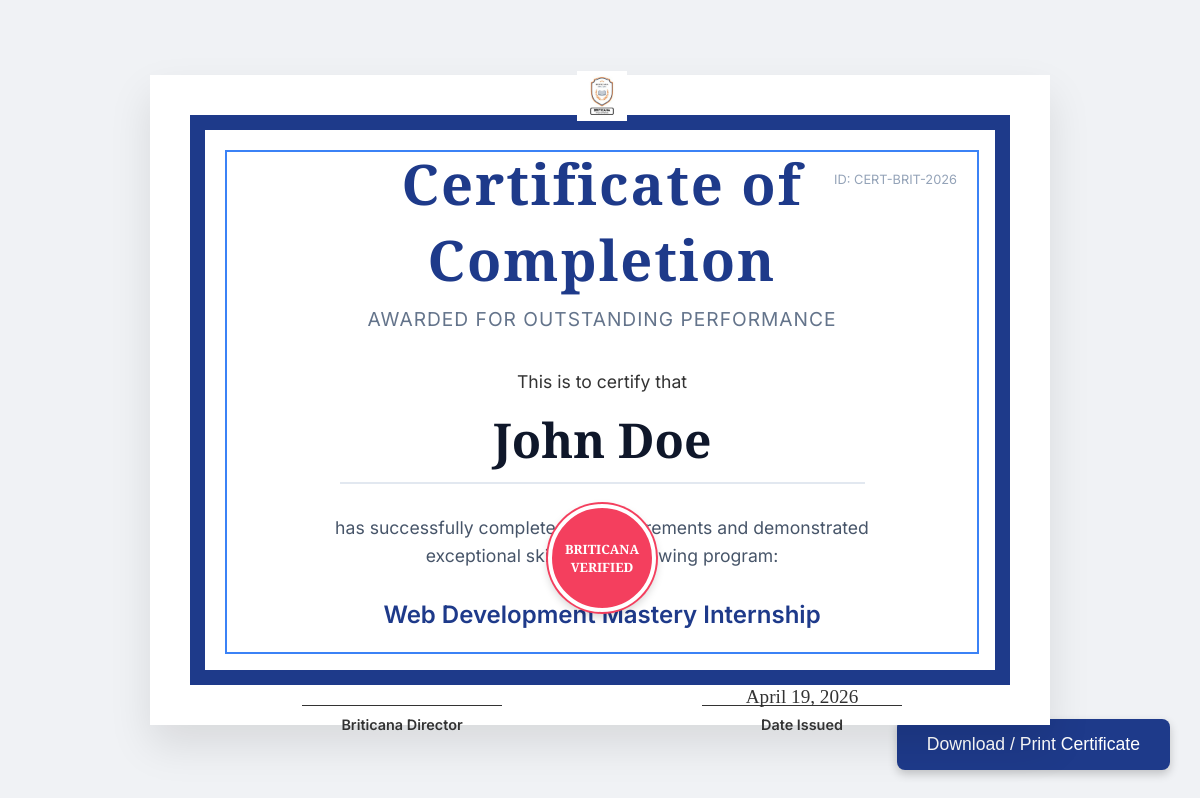
The app's page /certificate/CERT-BRIT-2026 with its own data.
### models.py (models this page shows)
class Certificate(db.Model):
    id = db.Column(db.Integer, primary_key=True)
    cert_code = db.Column(db.String(50), unique=True, nullable=False)
    user_id = db.Column(db.Integer, db.ForeignKey('user.id'), nullable=False)
    product_id = db.Column(db.Integer, db.ForeignKey('product.id'), nullable=False)
    created_at = db.Column(db.DateTime, default=datetime.utcnow)
    product = db.relationship('Product')

class SiteContent(db.Model):
    key = db.Column(db.String(100), primary_key=True)
    value = db.Column(db.Text, nullable=False, default='')
    updated_at = db.Column(db.DateTime, default=datetime.utcnow, onupdate=datetime.utcnow)

class User(db.Model):
    id = db.Column(db.Integer, primary_key=True)
    unique_code = db.Column(db.String(50), unique=True, nullable=False)
    name = db.Column(db.String(100), nullable=True)
    category = db.Column(db.String(50), nullable=True)
    email = db.Column(db.String(120), nullable=True)
    phone = db.Column(db.String(20), nullable=True)
    photo_url = db.Column(db.String(200), nullable=True)
    created_at = db.Column(db.DateTime, default=datetime.utcnow)
    purchases = db.relationship('Purchase', backref='user', lazy=True)
    submissions = db.relationship('Submission', backref='user', lazy=True)
    certificates = db.relationship('Certificate', backref='user', lazy=True)

class Product(db.Model):
    id = db.Column(db.Integer, primary_key=True)
    title = db.Column(db.String(100), nullable=False)
    category = db.Column(db.String(50), nullable=False) # Internship, Project, Task
    domain = db.Column(db.String(100), nullable=False) # e.g. Web Development, AI, Health Admin
    availability_status = db.Column(db.String(30), nullable=False, default='Open')
    image_url = db.Column(db.String(400), nullable=True)
    description = db.Column(db.Text, nullable=False)
    procedure = db.Column(db.Text, nullable=True)
    achievements = db.Column(db.Text, nullable=True)
    price = db.Column(db.Float, nullable=False) # In Euros
    created_at = db.Column(db.DateTime, default=datetime.utcnow)
    purchases = db.relationship('Purchase', backref='product', lazy=True)

### app.py (the view)
@app.route('/certificate/<cert_code>')
def view_certificate(cert_code):
    certificate = Certificate.query.filter_by(cert_code=cert_code).first_or_404()
    return render_template('certificate.html', certificate=certificate)

### app.py (called while the page is built)
def get_site_content_map():
    content = DEFAULT_SITE_CONTENT.copy()
    for item in SiteContent.query.all():
        content[item.key] = item.value
    return content

@app.context_processor
def inject_shared_context():
    content = get_site_content_map()
    return {
        'site_content': content,
        'admin_logged_in': session.get('is_admin', False),
        'current_year': datetime.utcnow().year,
        'product_image_for': lambda product: resolve_product_image(product, content),
        'product_status_label': get_status_label,
        'product_status_class': get_status_class,
        'product_status_options': PRODUCT_STATUS_OPTIONS,
    }

### templates/certificate.html (shortened to what this page needs)
<!DOCTYPE html>
<html lang="en">
<head>
</head>
<body>
    <button id="print-btn" onclick="window.print()">Download / Print Certificate</button>
    <div class="cert-container">
        <div class="cert-border">
            <div class="cert-inner-border">
                <div class="cert-id">ID: {{ certificate.cert_code }}</div>
                <div class="logo">
                    <img src="{{ site_content.logo_image }}" alt="Briticana Logo" height="50">
                </div>
                <h1 class="title">Certificate of Completion</h1>
                <div class="subtitle">Awarded for Outstanding Performance</div>
                <div class="presented-to">This is to certify that</div>
                <h2 class="name">{{ certificate.user.name }}</h2>
                <div class="description">
                    has successfully completed the requirements and demonstrated exceptional skills in the following program:
                </div>
                <div class="course">{{ certificate.product.title }}</div>
                <div class="footer">
                    <div class="signature-box">
                        <div class="signature-line"></div>
                        <div style="font-size: 0.9rem; font-weight: 600;">Briticana Director</div>
                    </div>
                    <div class="signature-box">
                        <div class="signature-line" style="text-align: center; font-family: 'Playfair Display', serif; font-size: 1.2rem; line-height: 0.8;">{{ certificate.created_at.strftime('%B %d, %Y') }}</div>
                        <div style="font-size: 0.9rem; font-weight: 600;">Date Issued</div>
                    </div>
                </div>
                <div class="seal">
                    BRITICANA<br>VERIFIED
                </div>
            </div>
        </div>
    </div>
</body>
</html>

### templates/certificate.html (style rules this page uses)
body { background-color: #f0f2f5; display: flex; justify-content: center; align-items: center; min-height: 100vh; margin: 0; font-family: 'Inter', sans-serif; color: #333; }
.cert-container { background: white; width: 900px; height: 650px; padding: 40px; box-sizing: border-box; position: relative; box-shadow: 0 20px 40px rgba(0,0,0,0.1); }
.cert-border { border: 15px solid #1e3a8a; width: 100%; height: 100%; padding: 20px; box-sizing: border-box; position: relative; }
.cert-inner-border { border: 2px solid #3b82f6; width: 100%; height: 100%; display: flex; flex-direction: column; align-items: center; justify-content: center; text-align: center; position: relative; }
.logo { margin-bottom: 20px; }
.title { font-family: 'Playfair Display', serif; font-size: 3.5rem; color: #1e3a8a; margin: 0 0 10px 0; letter-spacing: 2px; }
.subtitle { font-size: 1.2rem; color: #64748b; margin-bottom: 40px; text-transform: uppercase; letter-spacing: 1px; }
.presented-to { font-size: 1.1rem; margin-bottom: 15px; }
.name { font-family: 'Playfair Display', serif; font-size: 3rem; color: #0f172a; margin: 0 0 30px 0; border-bottom: 2px solid #e2e8f0; padding-bottom: 10px; width: 70%; display: inline-block; }
.description { font-size: 1.1rem; color: #475569; max-width: 600px; margin-bottom: 30px; line-height: 1.6; }
.course { font-size: 1.5rem; font-weight: 600; color: #1e3a8a; margin-bottom: 40px; }
.footer { display: flex; justify-content: space-between; width: 80%; margin-top: 20px; align-items: flex-end; }
.signature-box { text-align: center; }
.signature-line { width: 200px; border-bottom: 1px solid #333; margin-bottom: 10px; }
.seal { position: absolute; bottom: 40px; left: 50%; transform: translateX(-50%); width: 100px; height: 100px; background: #f43f5e; border-radius: 50%; display: flex; justify-content: center; align-items: center; color: white; font-weight: bold; font-size: 0.8rem; text-align: center; border: 4px solid #fff; box-shadow: 0 0 0 2px #f43f5e, 0 4px 10px rgba(0,0,0,0.2); font-family: 'Playfair Display', serif; }
.cert-id { position: absolute; top: 20px; right: 20px; font-size: 0.8rem; color: #94a3b8; }
#print-btn { position: fixed; bottom: 30px; right: 30px; padding: 15px 30px; background: #1e3a8a; color: white; border: none; border-radius: 8px; font-size: 1.1rem; cursor: pointer; box-shadow: 0 4px 10px rgba(0,0,0,0.2); transition: 0.3s; }

### records on screen
Certificate: cert_code "CERT-BRIT-2026", created_at "April 19, 2026"
SiteContent: logo_image (picture)
User: user.name "John Doe"
Product: product "Web Development Mastery Internship"
